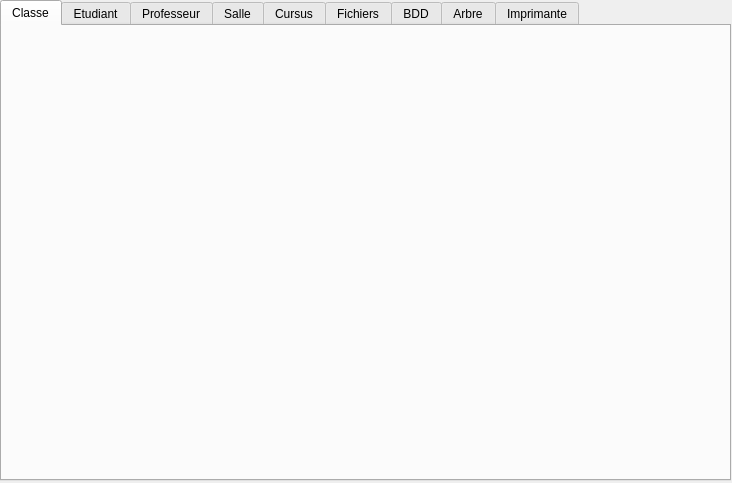
<?xml version="1.0" encoding="UTF-8"?>
<ui version="4.0">
 <class>AdminForm</class>
 <widget class="QWidget" name="AdminForm">
  <property name="geometry">
   <rect>
    <x>0</x>
    <y>0</y>
    <width>732</width>
    <height>483</height>
   </rect>
  </property>
  <property name="windowTitle">
   <string>Form</string>
  </property>
  <widget class="QWidget" name="gridLayoutWidget">
   <property name="geometry">
    <rect>
     <x>0</x>
     <y>0</y>
     <width>731</width>
     <height>481</height>
    </rect>
   </property>
   <layout class="QGridLayout" name="mainLayout">
    <property name="spacing">
     <number>0</number>
    </property>
    <item row="0" column="0">
     <widget class="QTabWidget" name="adminTab">
      <property name="currentIndex">
       <number>0</number>
      </property>
      <widget class="QWidget" name="classTab">
       <attribute name="title">
        <string>Classe</string>
       </attribute>
       <widget class="QWidget" name="gridLayoutWidget_2">
        <property name="geometry">
         <rect>
          <x>-11</x>
          <y>-1</y>
          <width>741</width>
          <height>451</height>
         </rect>
        </property>
        <layout class="QGridLayout" name="classLayout"/>
       </widget>
      </widget>
      <widget class="QWidget" name="studentTab">
       <attribute name="title">
        <string>Etudiant</string>
       </attribute>
       <widget class="QWidget" name="gridLayoutWidget_3">
        <property name="geometry">
         <rect>
          <x>0</x>
          <y>0</y>
          <width>731</width>
          <height>451</height>
         </rect>
        </property>
        <layout class="QGridLayout" name="studentLayout"/>
       </widget>
      </widget>
      <widget class="QWidget" name="teacherTab">
       <attribute name="title">
        <string>Professeur</string>
       </attribute>
       <widget class="QWidget" name="gridLayoutWidget_4">
        <property name="geometry">
         <rect>
          <x>0</x>
          <y>0</y>
          <width>731</width>
          <height>451</height>
         </rect>
        </property>
        <layout class="QGridLayout" name="teacherLayout"/>
       </widget>
      </widget>
      <widget class="QWidget" name="salleTab">
       <attribute name="title">
        <string>Salle</string>
       </attribute>
       <widget class="QWidget" name="gridLayoutWidget_5">
        <property name="geometry">
         <rect>
          <x>0</x>
          <y>0</y>
          <width>721</width>
          <height>451</height>
         </rect>
        </property>
        <layout class="QGridLayout" name="salleLayout"/>
       </widget>
      </widget>
      <widget class="QWidget" name="cursusTab">
       <attribute name="title">
        <string>Cursus</string>
       </attribute>
       <widget class="QWidget" name="gridLayoutWidget_6">
        <property name="geometry">
         <rect>
          <x>0</x>
          <y>0</y>
          <width>721</width>
          <height>451</height>
         </rect>
        </property>
        <layout class="QGridLayout" name="cursusLayout"/>
       </widget>
      </widget>
      <widget class="QWidget" name="fileTab">
       <attribute name="title">
        <string>Fichiers</string>
       </attribute>
       <widget class="QWidget" name="gridLayoutWidget_7">
        <property name="geometry">
         <rect>
          <x>0</x>
          <y>0</y>
          <width>721</width>
          <height>451</height>
         </rect>
        </property>
        <layout class="QGridLayout" name="fileLayout"/>
       </widget>
      </widget>
      <widget class="QWidget" name="bddTab">
       <attribute name="title">
        <string>BDD</string>
       </attribute>
       <widget class="QWidget" name="gridLayoutWidget_8">
        <property name="geometry">
         <rect>
          <x>0</x>
          <y>0</y>
          <width>721</width>
          <height>451</height>
         </rect>
        </property>
        <layout class="QGridLayout" name="bddLayout"/>
       </widget>
      </widget>
      <widget class="QWidget" name="treeTab">
       <attribute name="title">
        <string>Arbre</string>
       </attribute>
       <widget class="QWidget" name="gridLayoutWidget_9">
        <property name="geometry">
         <rect>
          <x>0</x>
          <y>0</y>
          <width>721</width>
          <height>451</height>
         </rect>
        </property>
        <layout class="QGridLayout" name="treeLayout"/>
       </widget>
      </widget>
      <widget class="QWidget" name="printTab">
       <attribute name="title">
        <string>Imprimante</string>
       </attribute>
       <widget class="QWidget" name="gridLayoutWidget_10">
        <property name="geometry">
         <rect>
          <x>0</x>
          <y>0</y>
          <width>721</width>
          <height>451</height>
         </rect>
        </property>
        <layout class="QGridLayout" name="printLayout"/>
       </widget>
      </widget>
     </widget>
    </item>
   </layout>
  </widget>
 </widget>
 <resources/>
 <connections/>
</ui>
